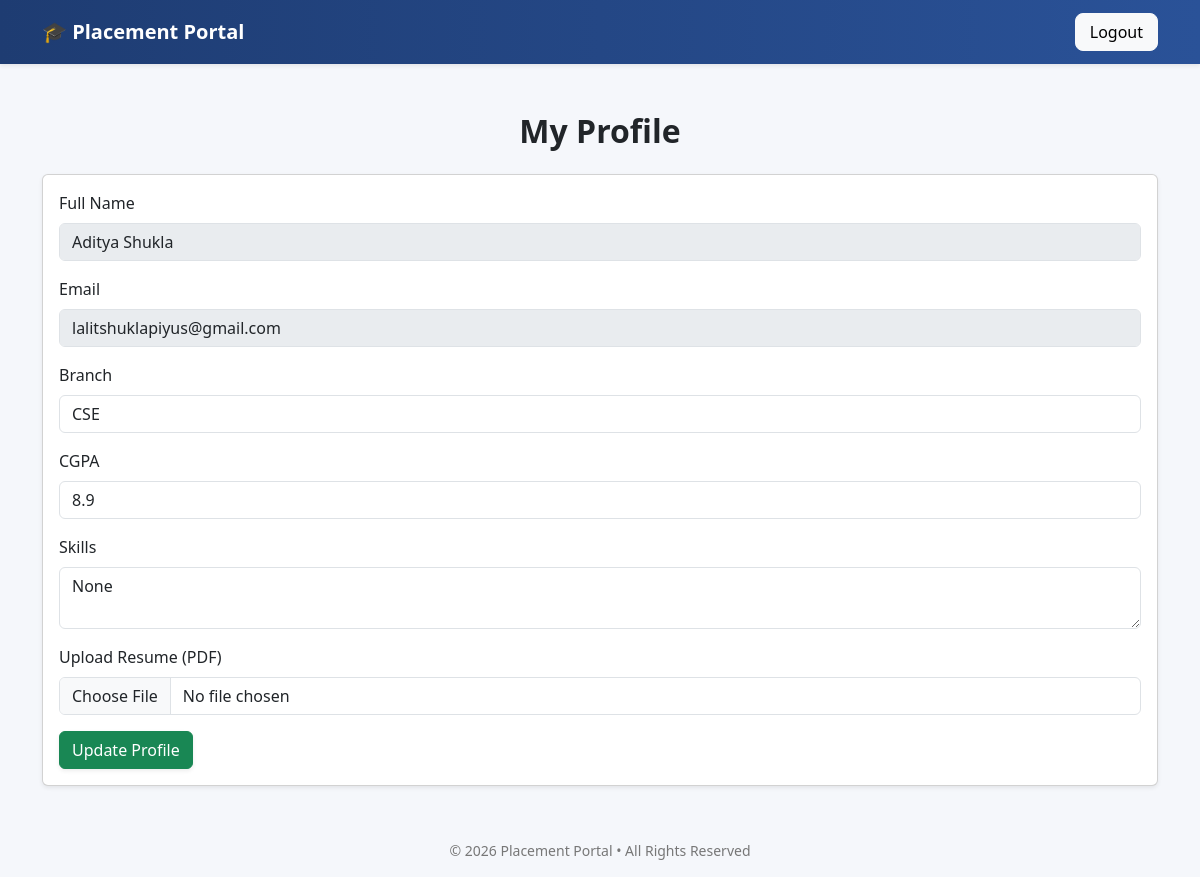
/student/profile (signed in), run on the app's committed database.
### tables this page shows
CREATE TABLE students(
        id INTEGER PRIMARY KEY AUTOINCREMENT,
        name TEXT NOT NULL,
        email TEXT UNIQUE NOT NULL,
        age INTEGER NOT NULL,
        gender TEXT CHECK(gender in ('Male','Female','Other')) NOT NULL,
        hashed_password TEXT NOT NULL,
        resume_path TEXT,
        skills TEXT,
        branch TEXT NOT NULL,
        cgpa REAL CHECK(cgpa BETWEEN 0 AND 10) DEFAULT 0,
        is_active INTEGER DEFAULT 1 NOT NULL,
        created_at TIMESTAMP DEFAULT CURRENT_TIMESTAMP
    );

### app.py (the view, shortened to what this page needs)
@app.route("/student/profile", methods=["GET","POST"])
@login_required
def student_profile():
    if current_user.role!="student":
        flash("Unauthorized access")
        return redirect(url_for("login"))
    con=sqlite3.connect("placement.db")
    cur=con.cursor()
    cur.execute("SELECT name,email,branch,cgpa,skills,resume_path FROM students WHERE id=?",(current_user.actual_id,))
    student=cur.fetchone()
    con.close()
    return render_template("student_profile.html",student=student)

### app.py (called while the page is built)
@login_manager.user_loader
def load_user(user_id):
    try:
        role, actual_id = user_id.split("-")
        return User(int(actual_id), role)
    except (ValueError, AttributeError):
        return None

### templates/student_profile.html (shortened to what this page needs)
{% extends "base.html" %}
{% block content %}
<div class="container mt-5">
    <h2 class="mb-4 text-center">My Profile</h2>
    <div class="card shadow-sm">
        <div class="card-body">
            <form method="POST" enctype="multipart/form-data">
                <div class="mb-3">
                    <label class="form-label">Full Name</label>
                    <input type="text" class="form-control" value="{{ student[0] }}" disabled>
                </div>
                <div class="mb-3">
                    <label class="form-label">Email</label>
                    <input type="email" class="form-control" value="{{ student[1] }}" disabled>
                </div>
                <div class="mb-3">
                    <label class="form-label">Branch</label>
                    <input type="text" name="branch" class="form-control" value="{{ student[2] }}">
                </div>
                <div class="mb-3">
                    <label class="form-label">CGPA</label>
                    <input type="number" step="0.01" name="cgpa" class="form-control" value="{{ student[3] }}">
                </div>
                <div class="mb-3">
                    <label class="form-label">Skills</label>
                    <textarea name="skills" class="form-control">{{ student[4] }}</textarea>
                </div>
                <div class="mb-3">
                    <label class="form-label">Upload Resume (PDF)</label>
                    <input type="file" name="resume" class="form-control">
                </div>
                <button type="submit" class="btn btn-success shadow-sm">
                    Update Profile
                </button>
            </form>
        </div>
    </div>
</div>
{% endblock %}

### static/css/admin.css (style rules this page uses)
body { background-color:#f5f7fb; font-family: 'Segoe UI', Tahoma, Geneva, Verdana, sans-serif; }
h2,h4 { font-weight:600; }

### data on the page
students: name "Aditya Shukla", email "lalitshuklapiyus@gmail.com", branch "CSE", cgpa "8.9"
